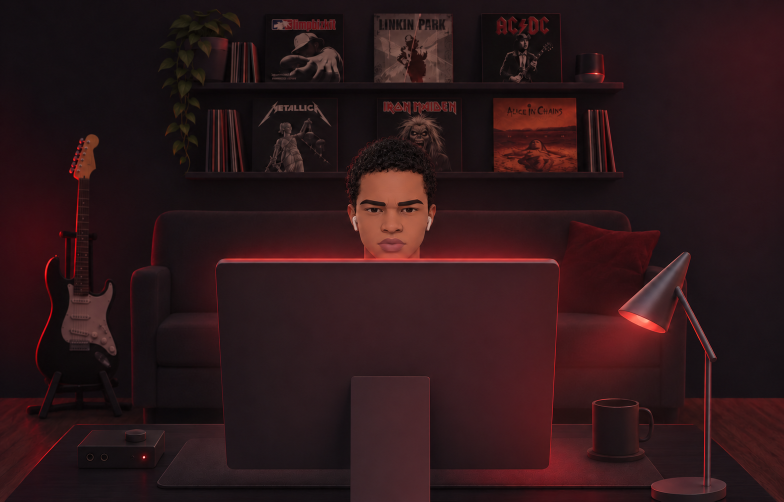
#> input picture docs/research/avatar-motion-github/expression-loop/source-base.png, 1568 x 1003 px (shown at 1/2 size)
$ python render_beat_loop.py --out out.png
#> lines starting #> are read from the running program, lines starting #| are printed output that depends on the picture; after the words box and inside, x2 and y2 are one past the last pixel; in counts of white or black regions, pixels touching at a corner belong together
"""Authored head-motion loop for the editorial footer. Offline tool; not a dependency of the site.

Everything comes from the approved base image: no driving video, no model weights, no downloads.
The head is projected on an approximate volume and rotated by periodic curves, so the mouth has no
geometry that could articulate and the last frame leads exactly into the first.

Usage (from the repository root):
  python docs/research/avatar-motion-github/beat-loop/render_beat_loop.py --out DIR --sheet
  python docs/research/avatar-motion-github/beat-loop/render_beat_loop.py --out DIR --video
"""
import argparse
import json
import subprocess
from pathlib import Path

import cv2
import numpy as np
from scipy.interpolate import CubicSpline
from scipy.ndimage import binary_fill_holes

HERE = Path(__file__).resolve().parent
BASE = HERE.parent / "expression-loop" / "source-base.png"
MASK = HERE.parent / "correction-study" / "head-mask-1.png"

# Timing: 12 beats at 90 BPM, 20 frames per beat, 30 fps, so 8 seconds per cycle.
FPS, FRAMES_PER_BEAT, BEATS = 30, 20, 12
FRAMES = FRAMES_PER_BEAT * BEATS

# Slip per beat, +1 = screen right: R L R, settle, L R L, settle, then four beats of nodding.
SLIP_KEYS = [1, -1, 1, .22, -1, 1, -1, -.22, .1, -.1, .1, -.1]
# How strong the nod is on each beat. The last four beats are the "agreeing" passage.
NOD_KEYS = [.55, .55, .55, .8, .55, .55, .55, .8, 1, 1, 1, 1]

SLIP_PX, YAW_DEG, ROLL_DEG, DIP_PX = 19, 11, 5.5, 9
NOD_PITCH_DEG, NOD_PX = 9, 7

MONITOR_Y = 516      # First row of the monitor edge in the base image.
LIFT = 62            # The base image cuts the chin at the monitor; the head is raised to reveal a neck.
CHIN_STRETCH_FROM = 507
# Jawline in the base image: half-width where it leaves the cheek and where the monitor cuts it.
JAW_CENTER, JAW_TOP_Y, JAW_TOP_HALF, JAW_CUT_Y, JAW_CUT_HALF, CHIN_BOTTOM_Y = 783.5, 491, 55, 516, 32.5, 541
CX, CY, RX, RY, RZ = 783, 345, 98, 134, 88   # Head volume, in lifted coordinates.
PIVOT = (783.0, 492.0)  # Neck base: roll turns around it, as a real neck does.
NOSE = (0.0, 58.0, 22.0)  # Offset from the head centre, and how far the nose stands out.

# The six sleeves in the base image: x0, y0, x1, y1, brightness.
SLEEVES = [
    (531, 27, 687, 165, .42), (747, 27, 906, 165, .62), (962, 27, 1124, 165, .4),
    (505, 196, 675, 344, .46), (754, 196, 923, 344, .46), (986, 196, 1153, 344, .9),
]


def art(index, w, h):
    """Original abstract sleeves in the scene palette (BGR), with no lettering or third-party marks."""
    s = 4
    W, H = w * s, h * s
    bone, peach, copper, red, ink, dark = (214, 226, 236), (149, 188, 255), (43, 75, 153), (40, 38, 205), (24, 18, 18), (34, 24, 26)
    canvas = np.full((H, W, 3), dark, np.uint8)
    if index == 0:  # Concentric rings
        canvas[:] = ink
        for k, color in enumerate((peach, ink, copper, ink, peach, ink)):
            cv2.circle(canvas, (W // 2, int(H * .56)), int(W * (.36 - k * .055)), color, -1, cv2.LINE_AA)
    elif index == 1:  # Bone field with a diagonal band and a single disc
        canvas[:] = bone
        band = np.array([[0, int(H * .78)], [W, int(H * .2)], [W, int(H * .42)], [0, H]], np.int32)
        cv2.fillPoly(canvas, [band], copper, cv2.LINE_AA)
        cv2.circle(canvas, (int(W * .3), int(H * .3)), int(W * .13), red, -1, cv2.LINE_AA)
    elif index == 2:  # The brand arrow
        canvas[:] = ink
        a, b = (int(W * .22), int(H * .8)), (int(W * .78), int(H * .24))
        t = int(W * .075)
        cv2.line(canvas, a, b, red, t, cv2.LINE_AA)
        cv2.line(canvas, (int(W * .36), b[1]), b, red, t, cv2.LINE_AA)
        cv2.line(canvas, b, (b[0], int(H * .68)), red, t, cv2.LINE_AA)
    elif index == 3:  # Stacked pills
        canvas[:] = dark
        for k, (shift, color) in enumerate(((.12, bone), (-.1, copper), (.06, bone), (-.04, red))):
            y = int(H * (.2 + k * .2))
            x0, x1 = int(W * (.2 + shift)), int(W * (.8 + shift))
            cv2.line(canvas, (x0, y), (x1, y), color, int(H * .115), cv2.LINE_AA)
    elif index == 4:  # Half disc over parallel lines
        canvas[:] = (22, 16, 74)
        cv2.circle(canvas, (W // 2, int(H * .44)), int(W * .3), peach, -1, cv2.LINE_AA)
        canvas[int(H * .44):] = (22, 16, 74)
        for k in range(6):
            y = int(H * (.5 + k * .08))
            cv2.line(canvas, (int(W * (.12 + k * .03)), y), (int(W * (.88 - k * .03)), y), peach, int(H * .016), cv2.LINE_AA)
    else:  # Warm field with a low disc and a dark horizon, keeping the scene's one warm accent
        canvas[:] = (46, 92, 226)
        cv2.circle(canvas, (int(W * .66), int(H * .36)), int(W * .14), (20, 34, 96), -1, cv2.LINE_AA)
        canvas[int(H * .58):] = (22, 40, 120)
        for k in range(4):
            y = int(H * (.66 + k * .075))
            cv2.line(canvas, (0, y), (W, y - int(H * .02)), (40, 70, 190), int(H * .012), cv2.LINE_AA)
    return cv2.resize(canvas, (w, h), interpolation=cv2.INTER_AREA)


def build_plate(base, hole):
    """Remove the head row by row: the scene behind it runs horizontally (wall, shelf, sofa, glow)."""
    plate = base.astype(np.float32).copy()
    rows = np.where(hole.any(axis=1))[0]
    for y in rows:
        xs = np.where(hole[y])[0]
        x0, x1 = max(xs[0] - 3, 0), min(xs[-1] + 3, plate.shape[1] - 1)
        left, right = base[y, max(x0 - 6, 0):x0 + 1].mean(0), base[y, x1:x1 + 7].mean(0)
        weight = np.linspace(0, 1, x1 - x0 + 1)[:, None]
        plate[y, x0:x1 + 1] = left * (1 - weight) + right * weight
    # Keep the band smooth vertically, only inside the repaired area.
    blurred = cv2.GaussianBlur(plate, (0, 0), 1.2)
    region = cv2.GaussianBlur(hole.astype(np.float32), (0, 0), 2)[:, :, None]
    plate = plate * (1 - region) + blurred * region

    rng = np.random.default_rng(7)
    for index, (x0, y0, x1, y1, gain) in enumerate(SLEEVES):
        w, h = x1 - x0, y1 - y0
        sleeve = art(index, w, h).astype(np.float32)
        # Light falls from the room's red glow: dimmer at the top, tinted, and softly grained.
        light = np.linspace(.82, 1.05, h)[:, None, None]
        sleeve = sleeve * light * gain * np.array([.74, .8, 1.0], np.float32)
        sleeve += rng.normal(0, 1.6, sleeve.shape)
        sleeve = cv2.GaussianBlur(sleeve, (0, 0), .7)
        alpha = np.zeros((h, w), np.float32)
        alpha[1:-1, 1:-1] = 1
        alpha = cv2.GaussianBlur(alpha, (0, 0), .8)[:, :, None]
        contact = np.ones((h, 1, 1), np.float32)
        contact[-7:] = np.linspace(1, .62, 7)[:, None, None]
        plate[y0:y1, x0:x1] = plate[y0:y1, x0:x1] * (1 - alpha) + sleeve * contact * alpha
    return plate


def build_head(base, mask):
    """Neutral head layer in lifted coordinates, with the chin the base image cuts off rebuilt."""
    h, w = mask.shape
    ys, xs = np.mgrid[0:h, 0:w].astype(np.float32)
    # Stretch the last clean skin rows downward to recover the chin below the lower lip.
    src_y = np.where(ys > CHIN_STRETCH_FROM, CHIN_STRETCH_FROM + (ys - CHIN_STRETCH_FROM) * .24, ys)
    # Rows next to the monitor carry its red edge: stop before them.
    src_y = np.minimum(src_y, JAW_CUT_Y - 3)
    # Keep the chin's sampling inside the real skin so the new contour never picks up the background.
    below_cut = ys > JAW_CUT_Y - 3
    src_x = np.where(below_cut, JAW_CENTER + np.clip(xs - JAW_CENTER, -JAW_CUT_HALF + 2, JAW_CUT_HALF - 2), xs)
    color = cv2.remap(base.astype(np.float32), src_x.astype(np.float32), src_y.astype(np.float32), cv2.INTER_LINEAR)
    # The segmented mask also holds the two neck wedges beside the jaw. From JAW_TOP_Y down, cut along
    # the jawline measured in the base image, then close it into a rounded chin.
    alpha = mask.astype(np.float32).copy()
    alpha[JAW_TOP_Y:] = 0
    slope = np.clip((ys - JAW_TOP_Y) / (JAW_CUT_Y - JAW_TOP_Y), 0, 1)
    close = np.clip((ys - JAW_CUT_Y) / (CHIN_BOTTOM_Y - JAW_CUT_Y), 0, 1)
    half = (JAW_TOP_HALF + (JAW_CUT_HALF - JAW_TOP_HALF) * slope) * np.clip(1 - close ** 2, 0, 1) ** .5
    jaw = (np.abs(xs - JAW_CENTER) < half) & (ys >= JAW_TOP_Y) & (ys <= CHIN_BOTTOM_Y)
    alpha = np.maximum(alpha, jaw.astype(np.float32))
    # Round the corners where the cheek, the jawline and the rebuilt chin meet.
    rounded = np.clip((cv2.GaussianBlur(alpha, (0, 0), 5) - .5) * 5 + .5, 0, 1)
    blend = np.clip((ys - 462) / 18, 0, 1)
    alpha = alpha * (1 - blend) + rounded * blend
    alpha = cv2.GaussianBlur(alpha, (0, 0), .9)
    # The face was lit from the monitor directly below; soften that where the chin now sits higher.
    below = np.clip((ys - 500) / 42, 0, 1)[:, :, None]
    color = color * (1 - .28 * below)
    shift = np.float32([[1, 0, 0], [0, 1, -LIFT]])
    color = cv2.warpAffine(color, shift, (w, h), flags=cv2.INTER_LINEAR, borderMode=cv2.BORDER_REPLICATE)
    alpha = cv2.warpAffine(alpha, shift, (w, h), flags=cv2.INTER_LINEAR)
    return color, alpha


def build_body(shape):
    """Neck, collar and shoulders that disappear behind the monitor. BGRA float layer."""
    h, w = shape
    ys, xs = np.mgrid[0:h, 0:w].astype(np.float32)
    dx = xs - CX
    # Shoulders: a dark garment that slopes away from the neck and disappears behind the monitor.
    span = np.abs(dx) / 215
    top = 487 + 25 * span ** 2 + 60 * np.clip(span - 1, 0, None) ** 1.2 * 4
    # A crew neckline dips at the centre of the throat.
    neckline = 488 + 11 * np.clip(1 - (dx / 58) ** 2, 0, 1)
    top = np.where(np.abs(dx) < 58, neckline, top)
    shoulders = np.clip((ys - top) / 1.6, 0, 1)
    rim = np.exp(-((ys - top) / 2.2) ** 2) * shoulders
    garment = np.stack([np.full_like(xs, 19), np.full_like(xs, 13), np.full_like(xs, 16)], -1)
    garment = garment * (1 + np.clip((ys - 490) / 26, 0, 1)[:, :, None] * .6)
    garment[..., 2] += 58 * rim
    garment[..., 1] += 10 * rim
    garment[..., 0] += 12 * rim

    # Neck: the jaw's skin family, in shadow under the chin and warmed by the monitor below.
    half = 53 + 5 * np.clip((ys - 470) / 30, 0, 1)
    neck = np.clip((half - np.abs(dx)) / 1.5, 0, 1) * (ys > 420).astype(np.float32)
    round_shade = 1 - .55 * np.clip(np.abs(dx) / half, 0, 1) ** 2.2
    under_chin = np.clip((ys - 470) / 34, 0, 1)
    skin = np.array([70, 84, 150], np.float32)
    tone = skin[None, None] * (round_shade * (.38 + .5 * under_chin))[:, :, None]

    color = tone * neck[:, :, None] * (1 - shoulders[:, :, None]) + garment * shoulders[:, :, None]
    alpha = np.maximum(shoulders, neck)
    return cv2.GaussianBlur(color.astype(np.float32), (0, 0), .7), cv2.GaussianBlur(alpha.astype(np.float32), (0, 0), .6)


def curves():
    """Periodic pose curves, one value per frame."""
    beats = np.arange(BEATS + 1)
    slip_spline = CubicSpline(beats, SLIP_KEYS + SLIP_KEYS[:1], bc_type="periodic")
    strength_spline = CubicSpline(beats, NOD_KEYS + NOD_KEYS[:1], bc_type="periodic")
    t = np.arange(FRAMES) / FRAMES_PER_BEAT
    slip = slip_spline(t)
    strength = strength_spline(t)
    # A nod lands on every beat, sharper going down than coming back up.
    phase = t % 1
    bounce = np.sin(np.pi * np.clip(phase / .42, 0, 1)) ** 2 * (phase < .42)
    release = np.sin(np.pi * np.clip((phase - .42) / .58, 0, 1)) ** 2 * (phase >= .42) * .24
    nod = (bounce + release) * strength

    def late(values, frames):  # The head follows the neck: yaw and roll trail the slip slightly.
        return np.interp((np.arange(FRAMES) - frames) % FRAMES, np.arange(FRAMES + 1), np.r_[values, values[0]])

    return {
        "tx": SLIP_PX * slip,
        "ty": DIP_PX * (1 - np.clip(slip, -1, 1) ** 2) + NOD_PX * nod,
        "yaw": np.radians(YAW_DEG) * late(slip, 1.0),
        "roll": np.radians(ROLL_DEG) * late(slip, 2.0),
        "pitch": np.radians(NOD_PITCH_DEG) * nod,
        "slip": slip,
        "nod": nod,
    }


# [23 lines left out: functions surface, pose_map, not called in this run]


class Scene:
    def __init__(self):
        base = cv2.imread(str(BASE))
        mask = cv2.imread(str(MASK), cv2.IMREAD_GRAYSCALE) > 127
        mask = binary_fill_holes(mask)
        self.shape = mask.shape
        hole = cv2.dilate(mask.astype(np.uint8), np.ones((9, 9), np.uint8)) > 0
        hole[MONITOR_Y:] = False
        self.plate = build_plate(base, hole)
        self.head, self.head_alpha = build_head(base, mask)
        self.body, self.body_alpha = build_body(self.shape)
        # Everything happens in this window, so rendering stays fast.
        self.x0, self.x1, self.y0, self.y1 = 520, 1050, 130, MONITOR_Y + 6
        ys, xs = np.mgrid[self.y0:self.y1, self.x0:self.x1].astype(np.float32)
        self.xs, self.ys = xs, ys
        self.monitor_edge = np.clip((ys - MONITOR_Y) / 1.5, 0, 1)[:, :, None]
        self.glow = np.clip((ys - (MONITOR_Y - 26)) / 26, 0, 1)[:, :, None] ** 2

    # [36 lines left out: function frame, not called in this run]


def pose_at(data, index):
    return {key: float(values[index]) for key, values in data.items()}


def main():
    parser = argparse.ArgumentParser()
    parser.add_argument("--out", required=True)
    parser.add_argument("--sheet", action="store_true", help="Save the plate and a sheet of key poses.")
    parser.add_argument("--video", action="store_true", help="Render the full loop.")
    args = parser.parse_args()
    out = Path(args.out)
    out.mkdir(parents=True, exist_ok=True)
    scene = Scene()
#> in __init__, base is the input picture: shape (1003, 1568, 3); mean B, G, R 25.1, 22.7, 45
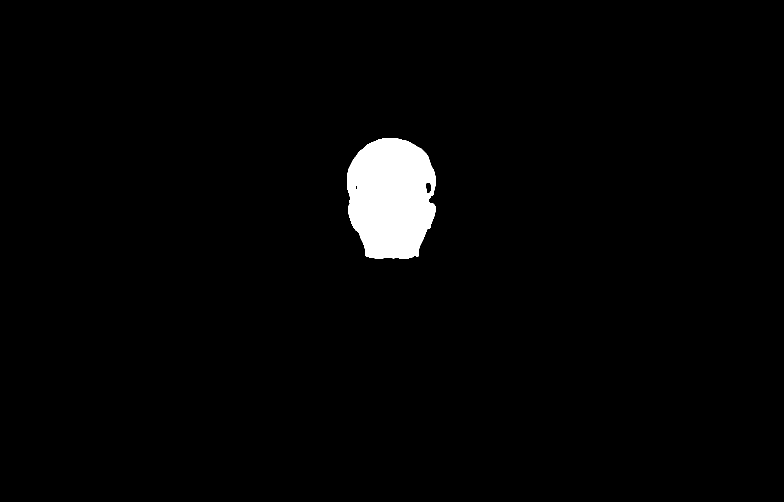
#> input picture docs/research/avatar-motion-github/correction-study/head-mask-1.png, 1568 x 1003 px (shown at 1/2 size)
#> in __init__, `mask = cv2.imread(str(MASK), cv2.IMREAD_GRAYSCALE) > 127`: mask: shape (1003, 1568) bool; 2.2% white; 1 white region, box (x1, y1, x2, y2) and area: (694, 276, 872, 517) 34730
#> in __init__, `mask = binary_fill_holes(mask)`: mask: shape (1003, 1568) bool; 2.2% white; 1 white region, box (x1, y1, x2, y2) and area: (694, 276, 872, 517) 34932
#> in __init__, `hole = cv2.dilate(mask.astype(np.uint8), np.ones((9, 9), np.uint8)) > 0`: hole: shape (1003, 1568) bool; 2.4% white; 1 white region, box (x1, y1, x2, y2) and area: (690, 272, 876, 521) 38510
#> in __init__, `hole[MONITOR_Y:] = False`: hole: shape (1003, 1568) bool; 2.4% white; 1 white region, box (x1, y1, x2, y2) and area: (690, 272, 876, 516) 38041
#> in build_plate, `rows = np.where(hole.any(axis=1))[0]`: rows = 244 values from 272 to 515
#> the loop in build_plate, `for y in rows:` made 244 passes
#> (x0, x1, left, right) on passes 1 to 3: (761, 800, [16.14, 14.57, 21.71], [27.29, 28.14, 44.86]), (757, 803, [14.86, 13.86, 20.57], [30.86, 32.57, 50.86]), (752, 806, [12.29, 11, 16.14], [27, 27.86, 47.29])
#> after the loop in build_plate, `for index, (x0, y0, x1, y1, gain) in enumerate(SLEEVES):`:
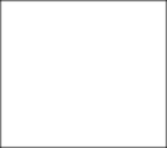
#> alpha: shape (148, 167, 1) float32; min 0.251, max 1, mean 0.981
#> after the loop in build_plate, `for index, (x0, y0, x1, y1, gain) in enumerate(SLEEVES):`:
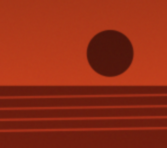
#> sleeve: shape (148, 167, 3) float64; mean B, G, R 21.6, 44.9, 146.6
#> in build_head, `below_cut = ys > JAW_CUT_Y - 3`: below_cut: shape (1003, 1568) bool; 48.8% white; 1 white region, box (x1, y1, x2, y2) and area: (0, 514, 1568, 1003) 766752
#> in build_head, `alpha[JAW_TOP_Y:] = 0`: alpha: shape (1003, 1568) float32; values 0 (black) and 1 (white), 2.1% white; 1 white region, box (x1, y1, x2, y2) and area: (694, 276, 872, 491) 32255
#> in build_head, `jaw = (np.abs(xs - JAW_CENTER) < half) & (ys >= JAW_TOP_Y) & (ys <= CH..`: jaw: shape (1003, 1568) bool; 0.22% white; 1 white region, box (x1, y1, x2, y2) and area: (729, 491, 839, 541) 3510
#> in build_head, `alpha = np.maximum(alpha, jaw.astype(np.float32))`: alpha: shape (1003, 1568) float32; values 0 (black) and 1 (white), 2.3% white; 1 white region, box (x1, y1, x2, y2) and area: (694, 276, 872, 541) 35765
#> in build_head, `color = color * (1 - .28 * below)`:
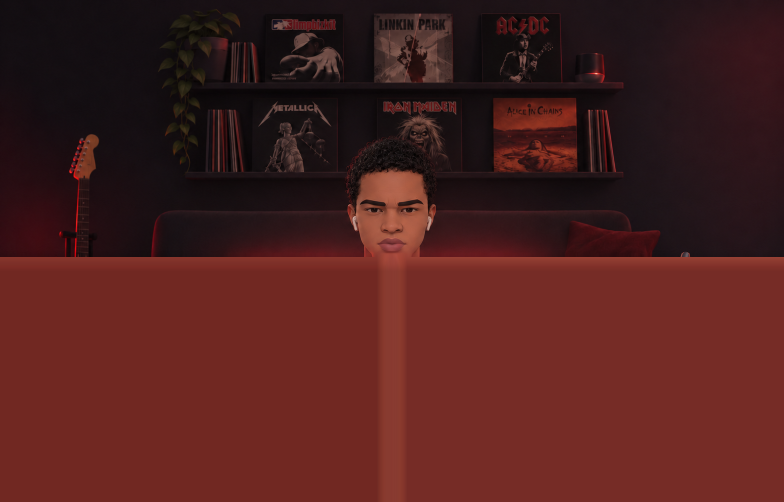
#> color: shape (1003, 1568, 3) float32 (shown at 1/2 size); mean B, G, R 30, 31.8, 77.9
#> in build_head, `shift = np.float32([[1, 0, 0], [0, 1, -LIFT]])`: shift = [[1, 0, 0], [0, 1, -62]]
#> in build_body, `top = 487 + 25 * span ** 2 + 60 * np.clip(span - 1, 0, None) ** 1.2 * 4`:
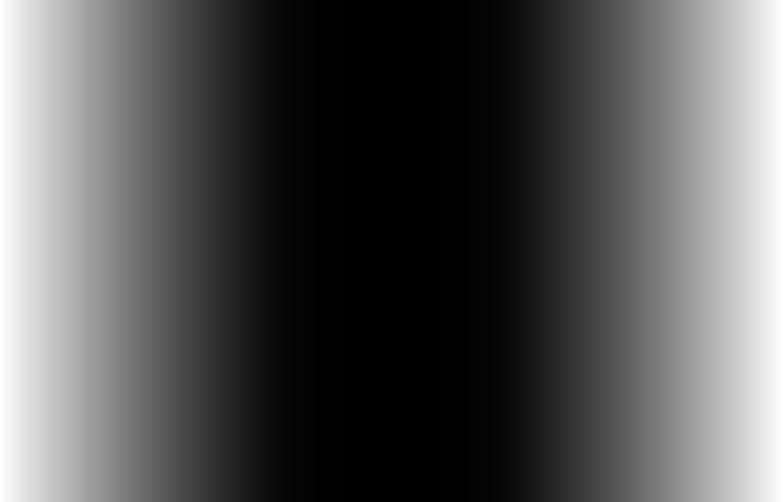
#> top: shape (1003, 1568) float32 (shown at 1/2 size); min 487, max 1591.1, mean 852.4; drawn with min black and max white
#> in build_body, `garment[..., 2] += 58 * rim`:
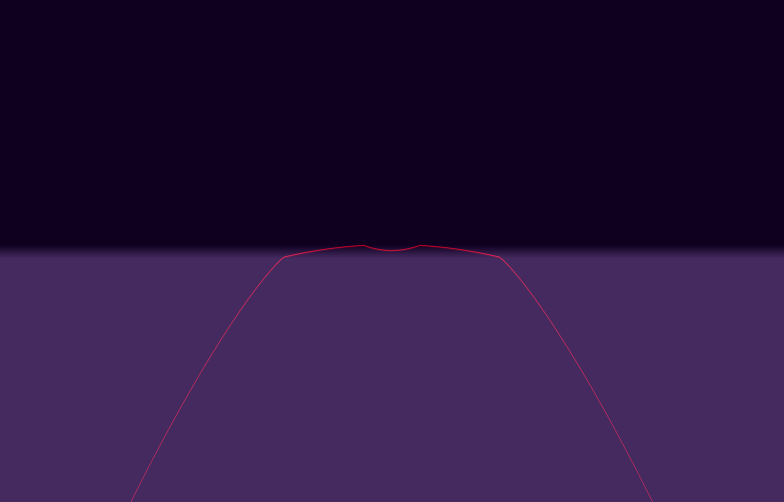
#> garment: shape (1003, 1568, 3) float32 (shown at 1/2 size); mean of channels 0, 1, 2 24.7, 16.7, 21; drawn with min black and max white
#> in build_body, `half = 53 + 5 * np.clip((ys - 470) / 30, 0, 1)`:
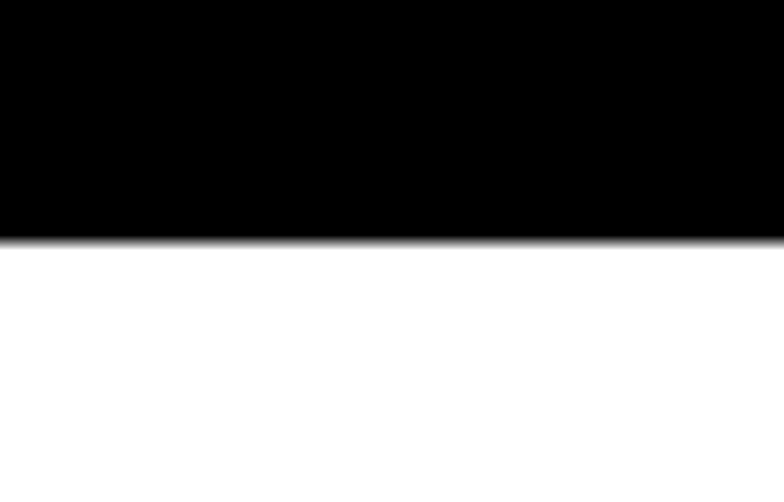
#> half: shape (1003, 1568) float32 (shown at 1/2 size); min 53, max 58, mean 55.6; drawn with min black and max white
#> in build_body, `skin = np.array([70, 84, 150], np.float32)`: skin = [70, 84, 150]
    data = curves()

    if args.sheet:
        cv2.imwrite(str(out / "plate.png"), np.clip(scene.plate, 0, 255).astype(np.uint8))
        zero = {key: 0.0 for key in data}
        cv2.imwrite(str(out / "neutral.png"), scene.frame(zero))
        tiles = []
        for beat in (0, 1, 2, 3, 4, 5, 6, 8):
            tile = scene.frame(pose_at(data, beat * FRAMES_PER_BEAT + 4))[170:540, 560:1010]
            cv2.putText(tile, f"beat {beat}", (10, 22), cv2.FONT_HERSHEY_SIMPLEX, .6, (255, 255, 255), 1, cv2.LINE_AA)
            tiles.append(tile)
        cv2.imwrite(str(out / "poses.jpg"), np.vstack([np.hstack(tiles[:4]), np.hstack(tiles[4:])]), [cv2.IMWRITE_JPEG_QUALITY, 88])

    if args.video:
        h, w = scene.shape
        target = out / "gabriel-avatar-loop-v2.mp4"
        writer = subprocess.Popen(
            ["ffmpeg", "-v", "error", "-y", "-f", "rawvideo", "-pix_fmt", "bgr24", "-s", f"{w}x{h}", "-r", str(FPS), "-i", "pipe:0", "-an",
             "-vf", "scale=1280:818:flags=lanczos,format=yuv420p", "-c:v", "libx264", "-profile:v", "baseline", "-level", "4.0", "-preset", "slow", "-crf", "19",
             # One keyframe at the same quality as the rest: periodic keyframes make the still scene pulse.
             "-x264-params", f"keyint={FRAMES}:min-keyint={FRAMES}:scenecut=0:ipratio=1.0", "-movflags", "+faststart", str(target)],
            stdin=subprocess.PIPE,
        )
        first = None
        for index in range(FRAMES):
            frame = scene.frame(pose_at(data, index))
            if first is None:
                first = frame.copy()
                cv2.imwrite(str(out / "poster.png"), cv2.resize(frame, (1280, 818), interpolation=cv2.INTER_AREA))
            writer.stdin.write(frame.tobytes())
        writer.stdin.close()
        if writer.wait():
            raise SystemExit("ffmpeg failed")
        # The next frame after the last is the first by construction; record that it holds.
        wrapped = scene.frame(pose_at(data, 0))
        report = {
            "frames": FRAMES, "fps": FPS, "seconds": FRAMES / FPS, "bpm": 60 * FPS / FRAMES_PER_BEAT,
            "slip_keys": SLIP_KEYS, "nod_keys": NOD_KEYS,
            "pose_ranges": {key: [float(values.min()), float(values.max())] for key, values in data.items()},
            "seam_step_vs_typical_step": {
                key: [float(abs(values[0] - values[-1])), float(np.median(np.abs(np.diff(values))))] for key, values in data.items()
            },
            "frame0_rerender_max_error": int(np.abs(wrapped.astype(int) - first.astype(int)).max()),
        }
        (out / "render-report.json").write_text(json.dumps(report, indent=1))
        print(json.dumps(report["seam_step_vs_typical_step"]))


if __name__ == "__main__":
    main()
